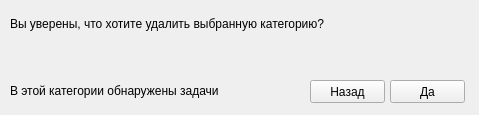
<?xml version="1.0" encoding="UTF-8"?>
<ui version="4.0">
 <class>Form</class>
 <widget class="QWidget" name="Form">
  <property name="geometry">
   <rect>
    <x>0</x>
    <y>0</y>
    <width>479</width>
    <height>115</height>
   </rect>
  </property>
  <property name="windowTitle">
   <string>Form</string>
  </property>
  <widget class="QLabel" name="label">
   <property name="geometry">
    <rect>
     <x>10</x>
     <y>10</y>
     <width>461</width>
     <height>41</height>
    </rect>
   </property>
   <property name="text">
    <string>Вы уверены, что хотите удалить выбранную категорию?
</string>
   </property>
  </widget>
  <widget class="QPushButton" name="confirm_button">
   <property name="geometry">
    <rect>
     <x>390</x>
     <y>80</y>
     <width>75</width>
     <height>23</height>
    </rect>
   </property>
   <property name="text">
    <string>Да</string>
   </property>
  </widget>
  <widget class="QPushButton" name="decline_button">
   <property name="geometry">
    <rect>
     <x>310</x>
     <y>80</y>
     <width>75</width>
     <height>23</height>
    </rect>
   </property>
   <property name="text">
    <string>Назад</string>
   </property>
  </widget>
  <widget class="QLabel" name="error_message">
   <property name="geometry">
    <rect>
     <x>10</x>
     <y>80</y>
     <width>261</width>
     <height>21</height>
    </rect>
   </property>
   <property name="text">
    <string>В этой категории обнаружены задачи</string>
   </property>
  </widget>
 </widget>
 <resources/>
 <connections/>
</ui>
